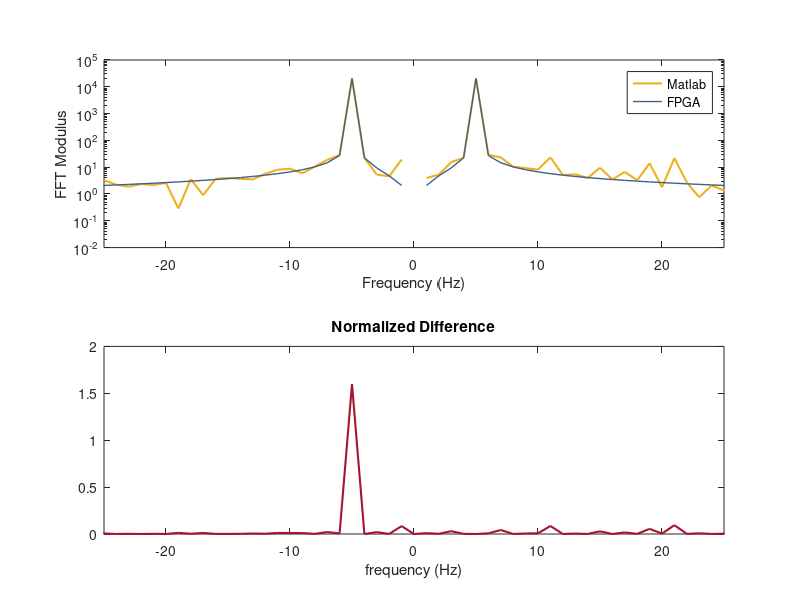

Source code (MATLAB): (Note: this script raises an error after producing the figure.)

%%Collect the data from files

%Collect the input data
Input_fileID       = fopen('input_FFT.txt');
Input_data_cell    = textscan(Input_fileID, '%f%f');
fclose(Input_fileID);
Input_data         = Input_data_cell{1}+Input_data_cell{2}*1i;

%Collect the output data from FPGAs FFT
Output_fileID = fopen('output_FFT.txt');
Output_data_cell    = textscan(Output_fileID, '%f%f');
fclose(Output_fileID);
Output_data         = Output_data_cell{1}+Output_data_cell{2}*1i;

%%FFT operations and error calculation
Z = fft(Input_data);
%data reordering and flipping
Output_data = bitrevorder(flip(Output_data));
%modulus calculation
modZ_CPU  = abs(Z);
modZ_FPGA = abs(Output_data);
n_points  = length(modZ_CPU);
CPU_Results = [modZ_CPU((n_points/2+1):n_points);modZ_CPU(1:n_points/2)];
FPGA_Results = [modZ_FPGA((n_points/2+1):n_points);modZ_FPGA(1:n_points/2)];


%% Plot
f = (-n_points/2:(n_points/2-1));

figure
subplot(2,1,1)
title('FFT modulus plot')
semilogy(f,FPGA_Results,'color',[0.9290 0.6940 0.1250],"LineWidth",1.5)
hold on
semilogy(f,CPU_Results, 'color','#3E5F8A',"LineWidth",1)
xlabel('Frequency (Hz)')
ylabel('FFT Modulus')
xlim([-25 25]);
hold off
legend('Matlab','FPGA')

%%Mean square error calculation
mean = 1/n_points * sum(modZ_CPU);
RMS = 1/(n_points-1) * sum((modZ_FPGA-mean).^2);
rel_RMS = RMS/mean;

%%Normalizaton
norm_CPU  = modZ_CPU/max(modZ_CPU);
norm_FPGA = modZ_FPGA/max(modZ_FPGA);

%%Error Calculation and plot
%error = 2*(abs((modZ_CPU-modZ_FPGA))./(modZ_CPU+modZ_FPGA)); %Relative Percent Difference
%error = 2*(abs((norm_FPGA-norm_CPU))./(norm_CPU+norm_FPGA));
%error(isnan(error))=0; % the 0/0 indeterminate form gives now a 0% deviation
%error = abs((modZ_CPU-modZ_FPGA)./RMS);    %Sigma related error (not good)
error = abs(norm_CPU-norm_FPGA);
plot_error = [error((n_points/2+1):n_points);error(1:n_points/2)];
subplot(2,1,2)
plot(f,plot_error*100, 'color',[0.6350 0.0780 0.1840],"LineWidth",1.5)
title('Normalized Difference')
xlabel('frequency (Hz)')
xlim([-25 25]);
ytickformat('percentage')
